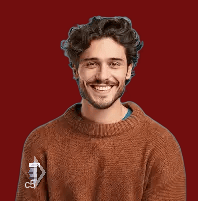
#> input picture app/uploads/1aca2859-51de-43ee-ac5c-41132d29a3be.png, 198 x 201 px
$ python -i warping_module.py   (imports and definitions only)
#> lines starting #> are read from the running program, lines starting #| are printed output that depends on the picture; after the words box and inside, x2 and y2 are one past the last pixel; in counts of white or black regions, pixels touching at a corner belong together
"""
Cloth Warping Module
Implements geometric warping using Thin-Plate Spline (TPS) and geometric matching
"""
import numpy as np
import cv2
from PIL import Image
import torch
import torch.nn as nn
import torch.nn.functional as F
from scipy.spatial.distance import cdist
import math


class ThinPlateSpline:
    """
    Thin-Plate Spline transformation for image warping
    """
    def __init__(self):
        self.coefficients = None
        self.source_points = None

    # [101 lines left out: functions solve_tps, _calculate_kernel, apply_tps, _transform_coordinates, not called in this run]


class GeometricMatchingModule(nn.Module):
    """
    Geometric Matching Module (GMM) for cloth warping
    This is a simplified version of the GMM from CP-VTON
    """
    # [378 lines left out: functions __init__, forward, warp_cloth_image, warp_cloth_tps, advanced_cloth_alignment, warp_cloth_flow and 1 more, not called in this run]


def create_cloth_mask_from_image(cloth_image, garment_type='top'):
    """
    Create a garment-specific mask of the cloth from the image
    This is a simplified approach - in reality, you'd have more sophisticated segmentation
    """
#> called with garment_type = 'top'
    # Convert to numpy
    cloth_np = np.array(cloth_image)

    # Create a simple mask by finding the main region of the cloth
    # Convert to grayscale to find the main area
    if len(cloth_np.shape) == 3:
        gray = cv2.cvtColor(cloth_np, cv2.COLOR_RGB2GRAY)
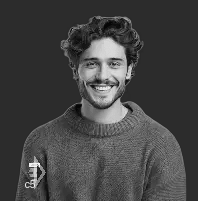
#> gray: shape (201, 198); min 6, max 246, mean 68
    else:
        gray = cloth_np

    # Apply threshold to get binary mask
    # Use a more adaptive approach to handle different backgrounds
    _, binary_mask = cv2.threshold(gray, 0, 255, cv2.THRESH_BINARY + cv2.THRESH_OTSU)
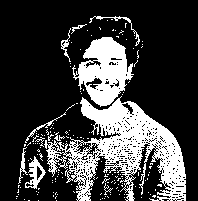
#> binary_mask: shape (201, 198); 24.6% white; 169 white regions (158 under 20 px), largest, box (x1, y1, x2, y2) and area: (44, 96, 186, 201) 6222, (72, 37, 134, 107) 2392, (25, 156, 46, 189) 271

    # Alternative approach: try to find connected components and keep the largest
    # This helps when the Otsu threshold doesn't work well
    if np.count_nonzero(binary_mask) < 0.01 * binary_mask.size:  # If less than 1% of image is foreground
        # Use a fixed threshold instead
        _, binary_mask = cv2.threshold(gray, 10, 255, cv2.THRESH_BINARY)

    # Apply morphological operations to clean up the mask
    kernel = cv2.getStructuringElement(cv2.MORPH_ELLIPSE, (15, 15))
    binary_mask = cv2.morphologyEx(binary_mask, cv2.MORPH_CLOSE, kernel)
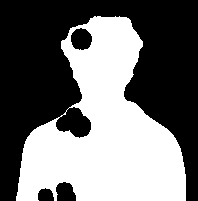
#> binary_mask: shape (201, 198); 44.3% white; 1 white region, box (x1, y1, x2, y2) and area: (16, 16, 186, 201) 17614
    binary_mask = cv2.morphologyEx(binary_mask, cv2.MORPH_OPEN, kernel)
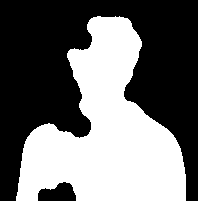
#> binary_mask: shape (201, 198); 43.2% white; 1 white region, box (x1, y1, x2, y2) and area: (16, 16, 186, 201) 17207

    # For different garment types, we might want to adjust the mask shape
    # This is a simplified approach for different garment types
    if garment_type == 'top':
        # For tops, we might want to make sure the mask covers the upper part more
        h, w = binary_mask.shape
#> h = 201; w = 198
        # Create a shape that focuses on the upper part of the garment
        # This should make sure we keep the main torso area
        upper_mask = np.zeros_like(binary_mask)
        upper_third = int(h * 0.33)
#> upper_third = 66
        upper_mask[:upper_third * 2, :] = binary_mask[:upper_third * 2, :]
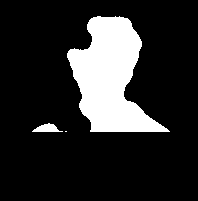
#> upper_mask: shape (201, 198); 16.8% white; 3 white regions (1 under 20 px), largest, box (x1, y1, x2, y2) and area: (67, 16, 170, 132) 6503, (32, 123, 63, 132) 165
        # Combine with the original mask to keep connected parts
        binary_mask = cv2.bitwise_or(binary_mask, upper_mask)
    elif garment_type == 'bottom':
        # For bottoms, focus on lower part
        h, w = binary_mask.shape
        lower_third = int(h * 0.33)
        lower_mask = np.zeros_like(binary_mask)
        lower_mask[h - lower_third * 2:, :] = binary_mask[h - lower_third * 2:, :]
        binary_mask = cv2.bitwise_or(binary_mask, lower_mask)
    elif garment_type == 'full':
        # For full body garments, use the full mask
        pass

    # Normalize to [0, 1] float
    cloth_mask = binary_mask.astype(np.float32) / 255.0

    # Return the mask in the same shape as input image
    # If input was multichannel, return multichannel mask
    if len(cloth_mask.shape) == 2:
        if len(cloth_np.shape) == 3 and cloth_np.shape[2] == 3:
            cloth_mask = np.stack([cloth_mask] * 3, axis=-1)
        elif len(cloth_np.shape) == 3:
            cloth_mask = np.stack([cloth_mask] * cloth_np.shape[2], axis=-1)

    return cloth_mask


# [2 lines not run here, left out]

>>> import cv2
>>> picture = cv2.cvtColor(cv2.imread('../uploads/1aca2859-51de-43ee-ac5c-41132d29a3be.png'), cv2.COLOR_BGR2RGB)
>>> result = create_cloth_mask_from_image(picture)

$ run again, on app/uploads/707e4936-f475-497e-b9c0-417bcd205bfe.png
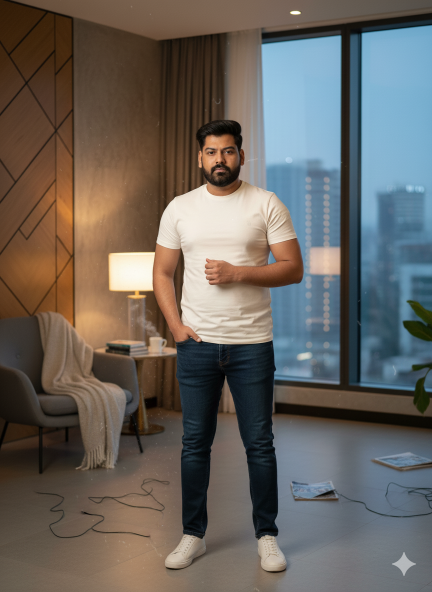
#> input picture app/uploads/707e4936-f475-497e-b9c0-417bcd205bfe.png, 864 x 1184 px (shown at 1/2 size)
#> in create_cloth_mask_from_image, `_, binary_mask = cv2.threshold(gray, 0, 255, cv2.THRESH_BINARY + cv2.T..`:
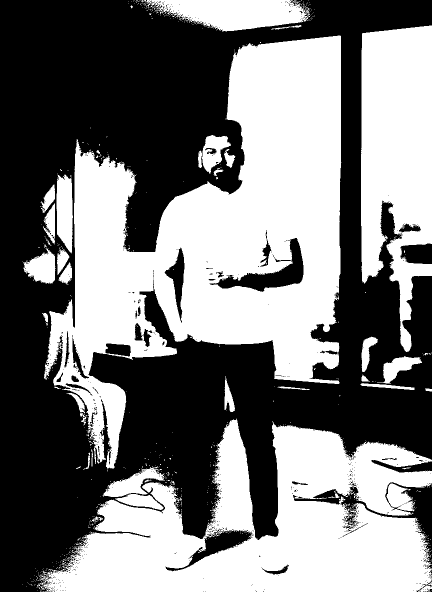
#> binary_mask: shape (1184, 864) (shown at 1/2 size); 48.6% white; 784 white regions (744 under 20 px), largest, box (x1, y1, x2, y2) and area: (88, 71, 683, 937) 236954, (78, 837, 864, 1184) 153036, (722, 51, 864, 704) 67036
#> in create_cloth_mask_from_image, `upper_mask[:upper_third * 2, :] = binary_mask[:upper_third * 2, :]`:
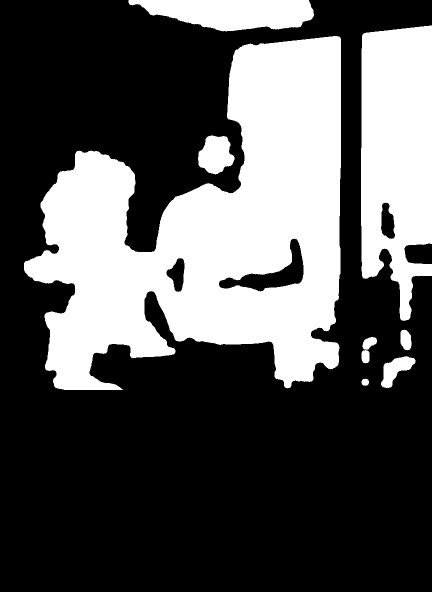
#> upper_mask: shape (1184, 864) (shown at 1/2 size); 33.5% white; 8 white regions, largest, box (x1, y1, x2, y2) and area: (48, 72, 682, 780) 250214, (722, 51, 864, 642) 67446, (257, 0, 628, 63) 16917
